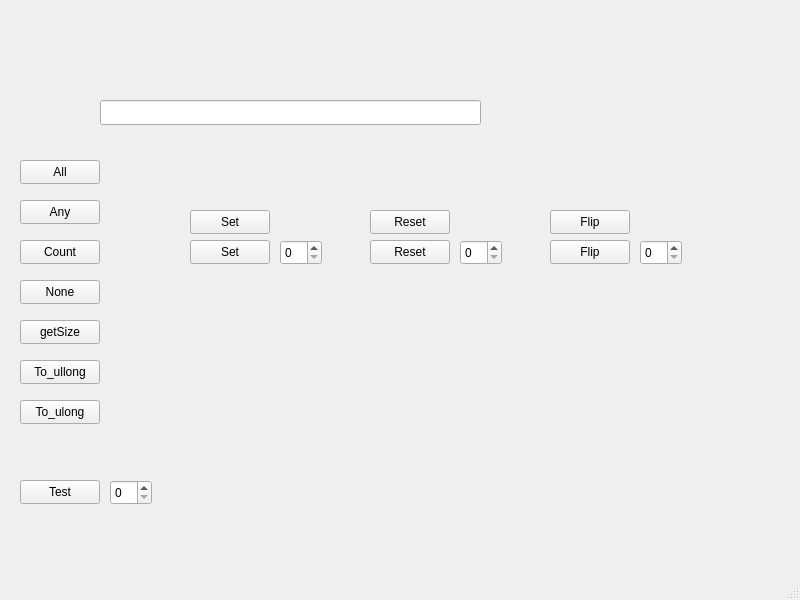
<?xml version="1.0" encoding="UTF-8"?>
<ui version="4.0">
 <class>MainWindow</class>
 <widget class="QMainWindow" name="MainWindow">
  <property name="geometry">
   <rect>
    <x>0</x>
    <y>0</y>
    <width>800</width>
    <height>600</height>
   </rect>
  </property>
  <property name="windowTitle">
   <string>MainWindow</string>
  </property>
  <widget class="QWidget" name="centralwidget">
   <widget class="QLineEdit" name="lineEdit">
    <property name="geometry">
     <rect>
      <x>100</x>
      <y>100</y>
      <width>381</width>
      <height>25</height>
     </rect>
    </property>
   </widget>
   <widget class="QPushButton" name="pushButton_getSize">
    <property name="geometry">
     <rect>
      <x>20</x>
      <y>320</y>
      <width>80</width>
      <height>24</height>
     </rect>
    </property>
    <property name="text">
     <string>getSize</string>
    </property>
   </widget>
   <widget class="QSpinBox" name="spinBox_set">
    <property name="geometry">
     <rect>
      <x>280</x>
      <y>240</y>
      <width>42</width>
      <height>25</height>
     </rect>
    </property>
    <property name="minimum">
     <number>0</number>
    </property>
    <property name="maximum">
     <number>9</number>
    </property>
   </widget>
   <widget class="QPushButton" name="pushButton_flip">
    <property name="geometry">
     <rect>
      <x>550</x>
      <y>210</y>
      <width>80</width>
      <height>24</height>
     </rect>
    </property>
    <property name="text">
     <string>Flip</string>
    </property>
   </widget>
   <widget class="QPushButton" name="pushButton_resetArg">
    <property name="geometry">
     <rect>
      <x>370</x>
      <y>240</y>
      <width>80</width>
      <height>24</height>
     </rect>
    </property>
    <property name="text">
     <string>Reset</string>
    </property>
   </widget>
   <widget class="QPushButton" name="pushButton_setArg">
    <property name="geometry">
     <rect>
      <x>190</x>
      <y>240</y>
      <width>80</width>
      <height>24</height>
     </rect>
    </property>
    <property name="text">
     <string>Set</string>
    </property>
   </widget>
   <widget class="QPushButton" name="pushButton_all">
    <property name="geometry">
     <rect>
      <x>20</x>
      <y>160</y>
      <width>80</width>
      <height>24</height>
     </rect>
    </property>
    <property name="text">
     <string>All</string>
    </property>
   </widget>
   <widget class="QSpinBox" name="spinBox_reset">
    <property name="geometry">
     <rect>
      <x>460</x>
      <y>240</y>
      <width>42</width>
      <height>25</height>
     </rect>
    </property>
    <property name="minimum">
     <number>0</number>
    </property>
    <property name="maximum">
     <number>9</number>
    </property>
   </widget>
   <widget class="QPushButton" name="pushButton_none">
    <property name="geometry">
     <rect>
      <x>20</x>
      <y>280</y>
      <width>80</width>
      <height>24</height>
     </rect>
    </property>
    <property name="text">
     <string>None</string>
    </property>
   </widget>
   <widget class="QPushButton" name="pushButton_flipArg">
    <property name="geometry">
     <rect>
      <x>550</x>
      <y>240</y>
      <width>80</width>
      <height>24</height>
     </rect>
    </property>
    <property name="text">
     <string>Flip</string>
    </property>
   </widget>
   <widget class="QPushButton" name="pushButton_testArg">
    <property name="geometry">
     <rect>
      <x>20</x>
      <y>480</y>
      <width>80</width>
      <height>24</height>
     </rect>
    </property>
    <property name="text">
     <string>Test</string>
    </property>
   </widget>
   <widget class="QPushButton" name="pushButton_any">
    <property name="geometry">
     <rect>
      <x>20</x>
      <y>200</y>
      <width>80</width>
      <height>24</height>
     </rect>
    </property>
    <property name="text">
     <string>Any</string>
    </property>
   </widget>
   <widget class="QPushButton" name="pushButton_count">
    <property name="geometry">
     <rect>
      <x>20</x>
      <y>240</y>
      <width>80</width>
      <height>24</height>
     </rect>
    </property>
    <property name="text">
     <string>Count</string>
    </property>
   </widget>
   <widget class="QSpinBox" name="spinBox_flip">
    <property name="geometry">
     <rect>
      <x>640</x>
      <y>240</y>
      <width>42</width>
      <height>25</height>
     </rect>
    </property>
    <property name="minimum">
     <number>0</number>
    </property>
    <property name="maximum">
     <number>9</number>
    </property>
   </widget>
   <widget class="QSpinBox" name="spinBox_test">
    <property name="geometry">
     <rect>
      <x>110</x>
      <y>480</y>
      <width>42</width>
      <height>25</height>
     </rect>
    </property>
    <property name="minimum">
     <number>0</number>
    </property>
    <property name="maximum">
     <number>9</number>
    </property>
   </widget>
   <widget class="QPushButton" name="pushButton_set">
    <property name="geometry">
     <rect>
      <x>190</x>
      <y>210</y>
      <width>80</width>
      <height>24</height>
     </rect>
    </property>
    <property name="text">
     <string>Set</string>
    </property>
   </widget>
   <widget class="QPushButton" name="pushButton_reset">
    <property name="geometry">
     <rect>
      <x>370</x>
      <y>210</y>
      <width>80</width>
      <height>24</height>
     </rect>
    </property>
    <property name="text">
     <string>Reset</string>
    </property>
   </widget>
   <widget class="QPushButton" name="pushButton_ulong">
    <property name="geometry">
     <rect>
      <x>20</x>
      <y>400</y>
      <width>80</width>
      <height>24</height>
     </rect>
    </property>
    <property name="text">
     <string>To_ulong</string>
    </property>
   </widget>
   <widget class="QPushButton" name="pushButton_ullong">
    <property name="geometry">
     <rect>
      <x>20</x>
      <y>360</y>
      <width>80</width>
      <height>24</height>
     </rect>
    </property>
    <property name="text">
     <string>To_ullong</string>
    </property>
   </widget>
   <widget class="QLabel" name="label">
    <property name="geometry">
     <rect>
      <x>590</x>
      <y>100</y>
      <width>67</width>
      <height>17</height>
     </rect>
    </property>
    <property name="text">
     <string/>
    </property>
   </widget>
  </widget>
  <widget class="QMenuBar" name="menubar">
   <property name="geometry">
    <rect>
     <x>0</x>
     <y>0</y>
     <width>800</width>
     <height>23</height>
    </rect>
   </property>
  </widget>
  <widget class="QStatusBar" name="statusbar"/>
 </widget>
 <resources/>
 <connections/>
</ui>
